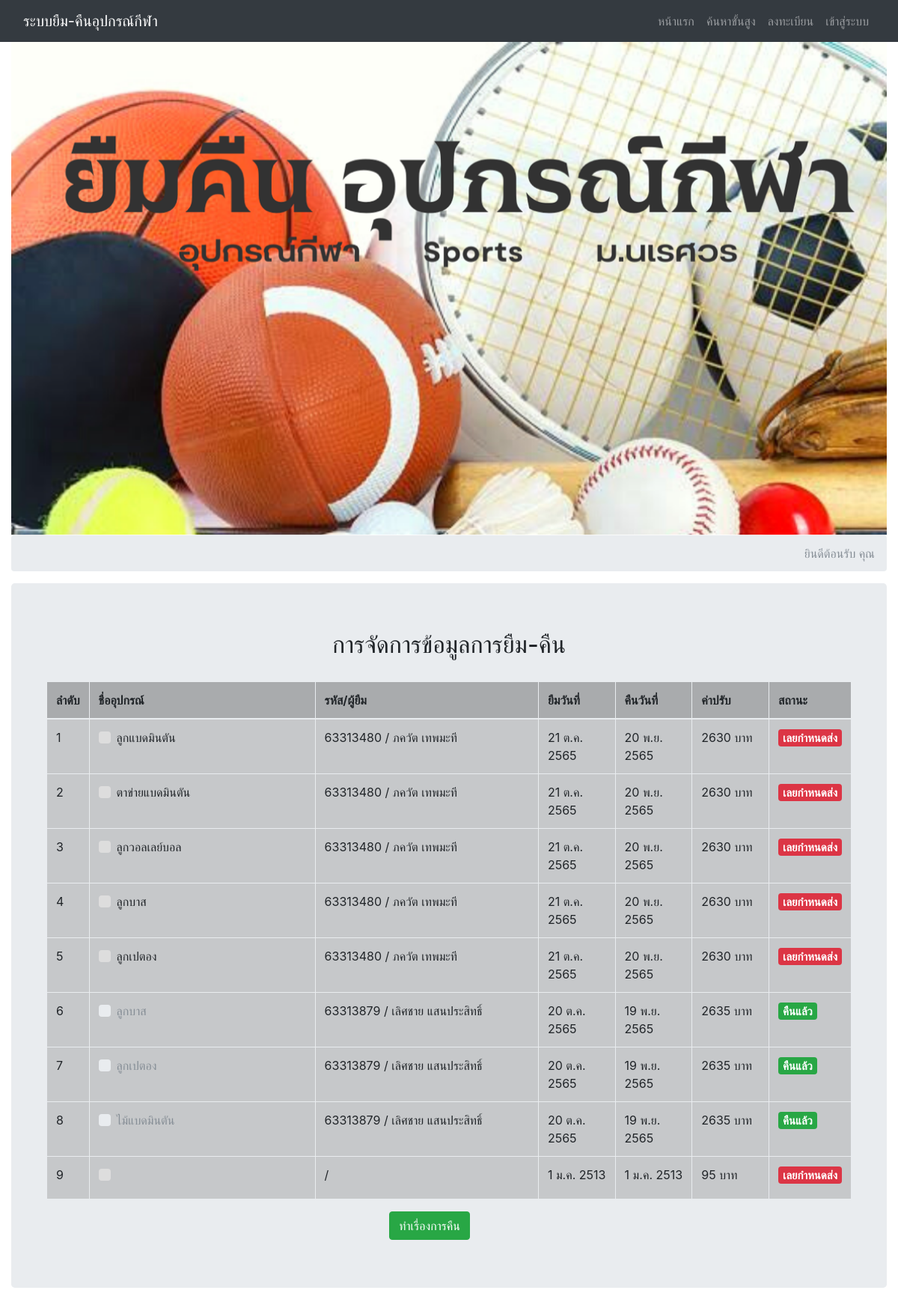
The page /manage-lend-admin.php on the database its author committed.
### tables this page shows
CREATE TABLE `sp_history` (
  `history_id` int(11) NOT NULL,
  `user_id` int(11) NOT NULL,
  `history_date` datetime NOT NULL,
  `history_status` int(11) NOT NULL
);

CREATE TABLE `sp_equipment` (
  `equipment_id` int(11) NOT NULL,
  `equipment_name` varchar(255) NOT NULL,
  `equipment_date` datetime NOT NULL,
  `equipment_status` varchar(20) NOT NULL,
  `equipment_code` varchar(50) NOT NULL
);

CREATE TABLE `sp_user` (
  `user_id` int(11) NOT NULL,
  `student_id` varchar(20) NOT NULL,
  `password` varchar(20) NOT NULL,
  `name` varchar(50) NOT NULL,
  `lastname` varchar(50) NOT NULL,
  `status` int(11) NOT NULL
);

CREATE TABLE `sp_detail` (
  `detail_id` int(11) NOT NULL,
  `history_id` int(11) NOT NULL,
  `equipment_id` int(11) NOT NULL,
  `status_lend` int(11) NOT NULL,
  `fine` int(11) NOT NULL,
  `lent_date_strat` datetime NOT NULL,
  `lend_date_end` datetime NOT NULL
);

### fucntion_query.php (called while the page is built, shortened)
<?php
require_once 'connect_db.php';
function DateThai($strDate)
{
	$strYear = date("Y",strtotime($strDate))+543;
	$strMonth= date("n",strtotime($strDate));
	$strDay= date("j",strtotime($strDate));
	$strMonthCut = Array("","ม.ค.","ก.พ.","มี.ค.","เม.ย.","พ.ค.","มิ.ย.","ก.ค.","ส.ค.","ก.ย.","ต.ค.","พ.ย.","ธ.ค.");
	$strMonthThai=$strMonthCut[$strMonth];
	return "$strDay $strMonthThai $strYear";
}
function GetDataLend(){
	global $conn ;
	$sql ="SELECT h.*,d.*,b.equipment_name,b.equipment_status,u.name,u.lastname,u.student_id FROM sp_history h LEFT JOIN sp_detail d ON h.history_id = d.history_id LEFT JOIN sp_equipment b ON d.equipment_id = b.equipment_id  LEFT JOIN sp_user u ON u.user_id = h.user_id ORDER BY h.history_date DESC";
	$result = $conn->query($sql);
	$results = [];
	while ($row = $result->fetch_object()) {
		$results[] = $row;
	}
	return $results;
}
function DateTimeDiff($strDateTime1,$strDateTime2)
{
    return (strtotime($strDateTime2) - strtotime($strDateTime1))/  ( 60 * 60 * 24);
}

### manage-lend-admin.php (the view, shortened to what this page needs)
<?php
include "header.php";
include  "fucntion_query.php";
?>
<body>
  <?php include "navbar.php"; ?>
  <div class="container">
    <div class="row">
      <div class="col-lg-12 text-center">
        <img src="images/img_equipment.png" class="img-fluid" alt="Responsive image">
      </div>
    </div>
    <nav  aria-label="breadcrumb" role="navigation">
      <ol class="breadcrumb">
        <li class="breadcrumb-item active" aria-current="page"><?="ยินดีต้อนรับ คุณ".$user->name." ".$user->lastname?></li>
      </ol>
    </nav>
    <div class="jumbotron">
      <div class="row">
        <div class="col-lg-12 ">
         <h2 class="display-5 text-center">การจัดการข้อมูลการยืม-คืน</h2>
         <br>
         <form action="return_history.php" method="post">
           <div class="container">
            <table id="example" class="table table-hover table-bordered table-dark" cellspacing="0" width="100%">
              <thead class="thead-light">
                <tr class="table-active">
                  <th width="5%">ลำดับ</th>
                  <th width="30%">ชื่ออุปกรณ์</th>
                  <th width="30%">รหัส/ผู้ยืม</th>
                  <th width="10%">ยืมวันที่</th>
                  <th width="10%">คืนวันที่</th>
                  <th width="10%">ค่าปรับ</th>
                  <th width="5%">สถานะ</th>
                </tr>
              </thead>
              <tbody>
                <?php
                $equipment = GetDataLend();
                for ($i=0; $i < count($equipment) ; $i++) {
                  ?>
                  <tr>
                    <td><?=$i+1;?></td>
                    <td >
                      <label class="custom-control custom-checkbox">
                        <span class="custom-control-indicator"></span>
                        <span class="custom-control-description"><?=$equipment[$i]->equipment_name?></span>
                      </label>
                    </td>
                    <td>
                      <?=$equipment[$i]->student_id." / ".$equipment[$i]->name." ".$equipment[$i]->lastname?></td>
                    <td><?=DateThai($equipment[$i]->lent_date_strat)?></td>
                    <td><?=DateThai($equipment[$i]->lend_date_end)?></td>
                    <?php
                    $num_day = number_format(DateTimeDiff(date('Y-m-d'),$equipment[$i]->lend_date_end));
                    ?>
                    <td>
                      <?php
                      $sum = 0;
                      if($num_day < 0){
                        $sum = str_replace("-","",$num_day) * 5;
                      }
                      echo $sum." บาท";
                      ?>
                      </td>
                      <?php
                     if($sum >  0){
                       $status = 'danger';
                       $text = 'เลยกำหนดส่ง';
                     }else{
                       $status = 'info';
                       $text = 'ปกติ';
                     }
                     if($equipment[$i]->status_lend != 0){
                       $status = 'success';
                       $text = 'คืนแล้ว';
                     }
                     ?>
                     <td><h5><span class="badge badge-<?=$status?>">
                      <?php echo $text?>
                    </span></h5>
                  </td>
                </tr>
                <?php } ?>
              </tbody>
            </table>
          </div>
          <div class="row">
            <div class="col-lg-5"></div>
            <div class="col-lg-7">
              <input type="submit" class="btn btn-success " name="" value="ทำเรื่องการคืน">
            </div>
          </div>
        </form>
      </div>
    </div>
  </div>
</div>
</body>
</html>

### header.php (style rules this page uses)
body { padding-top: 54px; }
@media (min-width: 992px) { body { padding-top: 56px; } }

### rows shown on the page
sp_history: sp_equipment.equipment_name "ลูกแบดมินตัน", user.student_id "63313480", user.name "ภควัต", user.lastname "เทพมะที", sp_detail.lent_date_strat "21 ต.ค. 2565", sp_detail.lend_date_end "20 พ.ย. 2565", sp_detail.lend_date_end "2630", sp_detail.lend_date_end "เลยกำหนดส่ง", sp_equipment.equipment_name "ตาข่ายแบดมินตัน"
sp_history: sp_equipment.equipment_name "ลูกวอลเลย์บอล", user.student_id "63313480", user.name "ภควัต", user.lastname "เทพมะที", sp_detail.lent_date_strat "21 ต.ค. 2565", sp_detail.lend_date_end "20 พ.ย. 2565", sp_detail.lend_date_end "2630", sp_detail.lend_date_end "เลยกำหนดส่ง", sp_equipment.equipment_name "ลูกบาส", sp_equipment.equipment_name "ลูกเปตอง"
sp_history: sp_equipment.equipment_name "ลูกบาส", user.student_id "63313879", user.name "เลิศชาย", user.lastname "แสนประสิทธิ์", sp_detail.lent_date_strat "20 ต.ค. 2565", sp_detail.lend_date_end "19 พ.ย. 2565", sp_detail.lend_date_end "2635", sp_detail.status_lend "คืนแล้ว"
sp_history: sp_equipment.equipment_name "ลูกเปตอง", user.student_id "63313879", user.name "เลิศชาย", user.lastname "แสนประสิทธิ์", sp_detail.lent_date_strat "20 ต.ค. 2565", sp_detail.lend_date_end "19 พ.ย. 2565", sp_detail.lend_date_end "2635", sp_detail.status_lend "คืนแล้ว"
sp_history: sp_equipment.equipment_name "ไม้แบดมินตัน", user.student_id "63313879", user.name "เลิศชาย", user.lastname "แสนประสิทธิ์", sp_detail.lent_date_strat "20 ต.ค. 2565", sp_detail.lend_date_end "19 พ.ย. 2565", sp_detail.lend_date_end "2635", sp_detail.status_lend "คืนแล้ว"
sp_history: lent_date_strat "1 ม.ค. 2513", lend_date_end "1 ม.ค. 2513", sum "95", text "เลยกำหนดส่ง"
